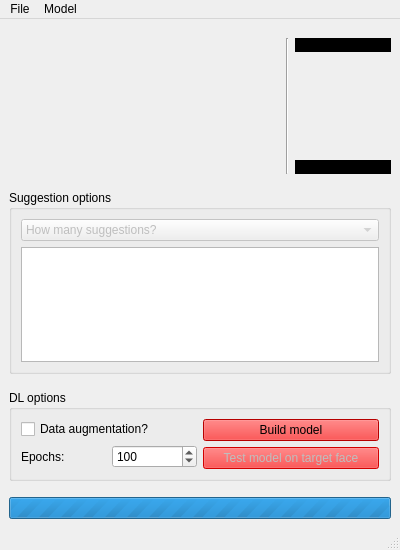
<?xml version="1.0" encoding="UTF-8"?>
<ui version="4.0">
 <class>MainWindow</class>
 <widget class="QMainWindow" name="MainWindow">
  <property name="geometry">
   <rect>
    <x>0</x>
    <y>0</y>
    <width>400</width>
    <height>550</height>
   </rect>
  </property>
  <property name="minimumSize">
   <size>
    <width>400</width>
    <height>300</height>
   </size>
  </property>
  <property name="windowTitle">
   <string>GiMMP</string>
  </property>
  <widget class="QWidget" name="centralwidget">
   <layout class="QVBoxLayout" name="verticalLayout_6">
    <item>
     <spacer name="verticalSpacer_2">
      <property name="orientation">
       <enum>Qt::Vertical</enum>
      </property>
      <property name="sizeType">
       <enum>QSizePolicy::Fixed</enum>
      </property>
      <property name="sizeHint" stdset="0">
       <size>
        <width>10</width>
        <height>10</height>
       </size>
      </property>
     </spacer>
    </item>
    <item>
     <layout class="QHBoxLayout" name="horizontalLayout_3">
      <item>
       <spacer name="horizontalSpacer_2">
        <property name="orientation">
         <enum>Qt::Horizontal</enum>
        </property>
        <property name="sizeHint" stdset="0">
         <size>
          <width>40</width>
          <height>20</height>
         </size>
        </property>
       </spacer>
      </item>
      <item>
       <layout class="QVBoxLayout" name="verticalLayout">
        <item>
         <layout class="QHBoxLayout" name="horizontalLayout">
          <item>
           <widget class="QLabel" name="label_1">
            <property name="minimumSize">
             <size>
              <width>48</width>
              <height>48</height>
             </size>
            </property>
            <property name="maximumSize">
             <size>
              <width>48</width>
              <height>48</height>
             </size>
            </property>
            <property name="text">
             <string/>
            </property>
            <property name="scaledContents">
             <bool>true</bool>
            </property>
           </widget>
          </item>
          <item>
           <widget class="QLabel" name="label_2">
            <property name="minimumSize">
             <size>
              <width>48</width>
              <height>48</height>
             </size>
            </property>
            <property name="maximumSize">
             <size>
              <width>48</width>
              <height>48</height>
             </size>
            </property>
            <property name="text">
             <string/>
            </property>
            <property name="scaledContents">
             <bool>true</bool>
            </property>
           </widget>
          </item>
          <item>
           <widget class="QLabel" name="label_3">
            <property name="minimumSize">
             <size>
              <width>48</width>
              <height>48</height>
             </size>
            </property>
            <property name="maximumSize">
             <size>
              <width>48</width>
              <height>48</height>
             </size>
            </property>
            <property name="text">
             <string/>
            </property>
            <property name="scaledContents">
             <bool>true</bool>
            </property>
           </widget>
          </item>
          <item>
           <widget class="QLabel" name="label_5">
            <property name="minimumSize">
             <size>
              <width>48</width>
              <height>48</height>
             </size>
            </property>
            <property name="maximumSize">
             <size>
              <width>48</width>
              <height>48</height>
             </size>
            </property>
            <property name="text">
             <string/>
            </property>
            <property name="scaledContents">
             <bool>true</bool>
            </property>
           </widget>
          </item>
          <item>
           <widget class="QLabel" name="label_4">
            <property name="minimumSize">
             <size>
              <width>48</width>
              <height>48</height>
             </size>
            </property>
            <property name="maximumSize">
             <size>
              <width>48</width>
              <height>48</height>
             </size>
            </property>
            <property name="text">
             <string/>
            </property>
            <property name="scaledContents">
             <bool>true</bool>
            </property>
           </widget>
          </item>
         </layout>
        </item>
        <item>
         <layout class="QHBoxLayout" name="horizontalLayout_2">
          <item>
           <widget class="QLabel" name="label_6">
            <property name="minimumSize">
             <size>
              <width>48</width>
              <height>48</height>
             </size>
            </property>
            <property name="maximumSize">
             <size>
              <width>48</width>
              <height>48</height>
             </size>
            </property>
            <property name="text">
             <string/>
            </property>
            <property name="scaledContents">
             <bool>true</bool>
            </property>
           </widget>
          </item>
          <item>
           <widget class="QLabel" name="label_7">
            <property name="minimumSize">
             <size>
              <width>48</width>
              <height>48</height>
             </size>
            </property>
            <property name="maximumSize">
             <size>
              <width>48</width>
              <height>48</height>
             </size>
            </property>
            <property name="text">
             <string/>
            </property>
            <property name="scaledContents">
             <bool>true</bool>
            </property>
           </widget>
          </item>
          <item>
           <widget class="QLabel" name="label_8">
            <property name="minimumSize">
             <size>
              <width>48</width>
              <height>48</height>
             </size>
            </property>
            <property name="maximumSize">
             <size>
              <width>48</width>
              <height>48</height>
             </size>
            </property>
            <property name="text">
             <string/>
            </property>
            <property name="scaledContents">
             <bool>true</bool>
            </property>
           </widget>
          </item>
          <item>
           <widget class="QLabel" name="label_9">
            <property name="minimumSize">
             <size>
              <width>48</width>
              <height>48</height>
             </size>
            </property>
            <property name="maximumSize">
             <size>
              <width>48</width>
              <height>48</height>
             </size>
            </property>
            <property name="text">
             <string/>
            </property>
            <property name="scaledContents">
             <bool>true</bool>
            </property>
           </widget>
          </item>
          <item>
           <widget class="QLabel" name="label_10">
            <property name="minimumSize">
             <size>
              <width>48</width>
              <height>48</height>
             </size>
            </property>
            <property name="maximumSize">
             <size>
              <width>48</width>
              <height>48</height>
             </size>
            </property>
            <property name="text">
             <string/>
            </property>
            <property name="scaledContents">
             <bool>true</bool>
            </property>
           </widget>
          </item>
         </layout>
        </item>
       </layout>
      </item>
      <item>
       <spacer name="horizontalSpacer">
        <property name="orientation">
         <enum>Qt::Horizontal</enum>
        </property>
        <property name="sizeHint" stdset="0">
         <size>
          <width>40</width>
          <height>20</height>
         </size>
        </property>
       </spacer>
      </item>
      <item>
       <widget class="Line" name="line">
        <property name="orientation">
         <enum>Qt::Vertical</enum>
        </property>
       </widget>
      </item>
      <item>
       <layout class="QVBoxLayout" name="verticalLayout_4">
        <item>
         <widget class="QLabel" name="label_12">
          <property name="styleSheet">
           <string notr="true">color:green; background-color:black;</string>
          </property>
          <property name="text">
           <string/>
          </property>
          <property name="alignment">
           <set>Qt::AlignCenter</set>
          </property>
         </widget>
        </item>
        <item>
         <widget class="QLabel" name="label_11">
          <property name="minimumSize">
           <size>
            <width>96</width>
            <height>96</height>
           </size>
          </property>
          <property name="maximumSize">
           <size>
            <width>96</width>
            <height>96</height>
           </size>
          </property>
          <property name="text">
           <string/>
          </property>
          <property name="scaledContents">
           <bool>true</bool>
          </property>
         </widget>
        </item>
        <item>
         <widget class="QLabel" name="label_13">
          <property name="styleSheet">
           <string notr="true">color:yellow; background-color:black;</string>
          </property>
          <property name="text">
           <string/>
          </property>
          <property name="alignment">
           <set>Qt::AlignCenter</set>
          </property>
         </widget>
        </item>
       </layout>
      </item>
     </layout>
    </item>
    <item>
     <spacer name="verticalSpacer_3">
      <property name="orientation">
       <enum>Qt::Vertical</enum>
      </property>
      <property name="sizeType">
       <enum>QSizePolicy::Fixed</enum>
      </property>
      <property name="sizeHint" stdset="0">
       <size>
        <width>10</width>
        <height>10</height>
       </size>
      </property>
     </spacer>
    </item>
    <item>
     <widget class="QGroupBox" name="groupBox_2">
      <property name="title">
       <string>Suggestion options</string>
      </property>
      <layout class="QVBoxLayout" name="verticalLayout_5">
       <item>
        <widget class="QComboBox" name="comboBoxNumberSuggestions">
         <property name="enabled">
          <bool>false</bool>
         </property>
         <item>
          <property name="text">
           <string>How many suggestions?</string>
          </property>
         </item>
         <item>
          <property name="text">
           <string>01</string>
          </property>
         </item>
         <item>
          <property name="text">
           <string>02</string>
          </property>
         </item>
         <item>
          <property name="text">
           <string>03</string>
          </property>
         </item>
         <item>
          <property name="text">
           <string>04</string>
          </property>
         </item>
         <item>
          <property name="text">
           <string>05</string>
          </property>
         </item>
         <item>
          <property name="text">
           <string>06</string>
          </property>
         </item>
         <item>
          <property name="text">
           <string>07</string>
          </property>
         </item>
         <item>
          <property name="text">
           <string>08</string>
          </property>
         </item>
         <item>
          <property name="text">
           <string>09</string>
          </property>
         </item>
         <item>
          <property name="text">
           <string>10</string>
          </property>
         </item>
        </widget>
       </item>
       <item>
        <widget class="QPlainTextEdit" name="plainTextEditSuggestions">
         <property name="readOnly">
          <bool>true</bool>
         </property>
        </widget>
       </item>
      </layout>
     </widget>
    </item>
    <item>
     <spacer name="verticalSpacer_4">
      <property name="orientation">
       <enum>Qt::Vertical</enum>
      </property>
      <property name="sizeType">
       <enum>QSizePolicy::Fixed</enum>
      </property>
      <property name="sizeHint" stdset="0">
       <size>
        <width>10</width>
        <height>10</height>
       </size>
      </property>
     </spacer>
    </item>
    <item>
     <widget class="QGroupBox" name="groupBox">
      <property name="title">
       <string>DL options</string>
      </property>
      <layout class="QHBoxLayout" name="horizontalLayout_4">
       <item>
        <layout class="QVBoxLayout" name="verticalLayout_2">
         <item>
          <widget class="QCheckBox" name="checkBoxDataAugmentation">
           <property name="text">
            <string>Data augmentation?</string>
           </property>
          </widget>
         </item>
         <item>
          <layout class="QHBoxLayout" name="horizontalLayout_8">
           <item>
            <widget class="QLabel" name="label">
             <property name="text">
              <string>Epochs:</string>
             </property>
            </widget>
           </item>
           <item>
            <widget class="QSpinBox" name="spinBoxEpoch">
             <property name="minimum">
              <number>1</number>
             </property>
             <property name="maximum">
              <number>999</number>
             </property>
             <property name="singleStep">
              <number>10</number>
             </property>
             <property name="value">
              <number>100</number>
             </property>
            </widget>
           </item>
          </layout>
         </item>
        </layout>
       </item>
       <item>
        <layout class="QVBoxLayout" name="verticalLayout_3">
         <item>
          <widget class="QPushButton" name="pushButtonBuildModel">
           <property name="styleSheet">
            <string notr="true">background-color: red</string>
           </property>
           <property name="text">
            <string>Build model</string>
           </property>
          </widget>
         </item>
         <item>
          <widget class="QPushButton" name="pushButtonTestOnTarget">
           <property name="enabled">
            <bool>false</bool>
           </property>
           <property name="styleSheet">
            <string notr="true">background-color: red;</string>
           </property>
           <property name="text">
            <string>Test model on target face</string>
           </property>
          </widget>
         </item>
        </layout>
       </item>
      </layout>
     </widget>
    </item>
    <item>
     <spacer name="verticalSpacer_5">
      <property name="orientation">
       <enum>Qt::Vertical</enum>
      </property>
      <property name="sizeType">
       <enum>QSizePolicy::Fixed</enum>
      </property>
      <property name="sizeHint" stdset="0">
       <size>
        <width>10</width>
        <height>10</height>
       </size>
      </property>
     </spacer>
    </item>
    <item>
     <widget class="QProgressBar" name="progressBar">
      <property name="maximum">
       <number>0</number>
      </property>
      <property name="value">
       <number>-1</number>
      </property>
      <property name="textVisible">
       <bool>false</bool>
      </property>
     </widget>
    </item>
   </layout>
  </widget>
  <widget class="QMenuBar" name="menubar">
   <property name="geometry">
    <rect>
     <x>0</x>
     <y>0</y>
     <width>400</width>
     <height>21</height>
    </rect>
   </property>
   <widget class="QMenu" name="menuFile">
    <property name="title">
     <string>File</string>
    </property>
    <addaction name="actionOpen_FER"/>
    <addaction name="actionOpen_Target_Face"/>
   </widget>
   <widget class="QMenu" name="menuModel">
    <property name="title">
     <string>Model</string>
    </property>
    <addaction name="actionRestore_model"/>
   </widget>
   <addaction name="menuFile"/>
   <addaction name="menuModel"/>
  </widget>
  <widget class="QStatusBar" name="statusbar"/>
  <action name="actionOpen_FER">
   <property name="text">
    <string>Open FER Dataset</string>
   </property>
  </action>
  <action name="actionOpen_Target_Face">
   <property name="text">
    <string>Open Target Face</string>
   </property>
  </action>
  <action name="actionRestore_model">
   <property name="text">
    <string>Restore model</string>
   </property>
  </action>
 </widget>
 <resources/>
 <connections/>
</ui>
